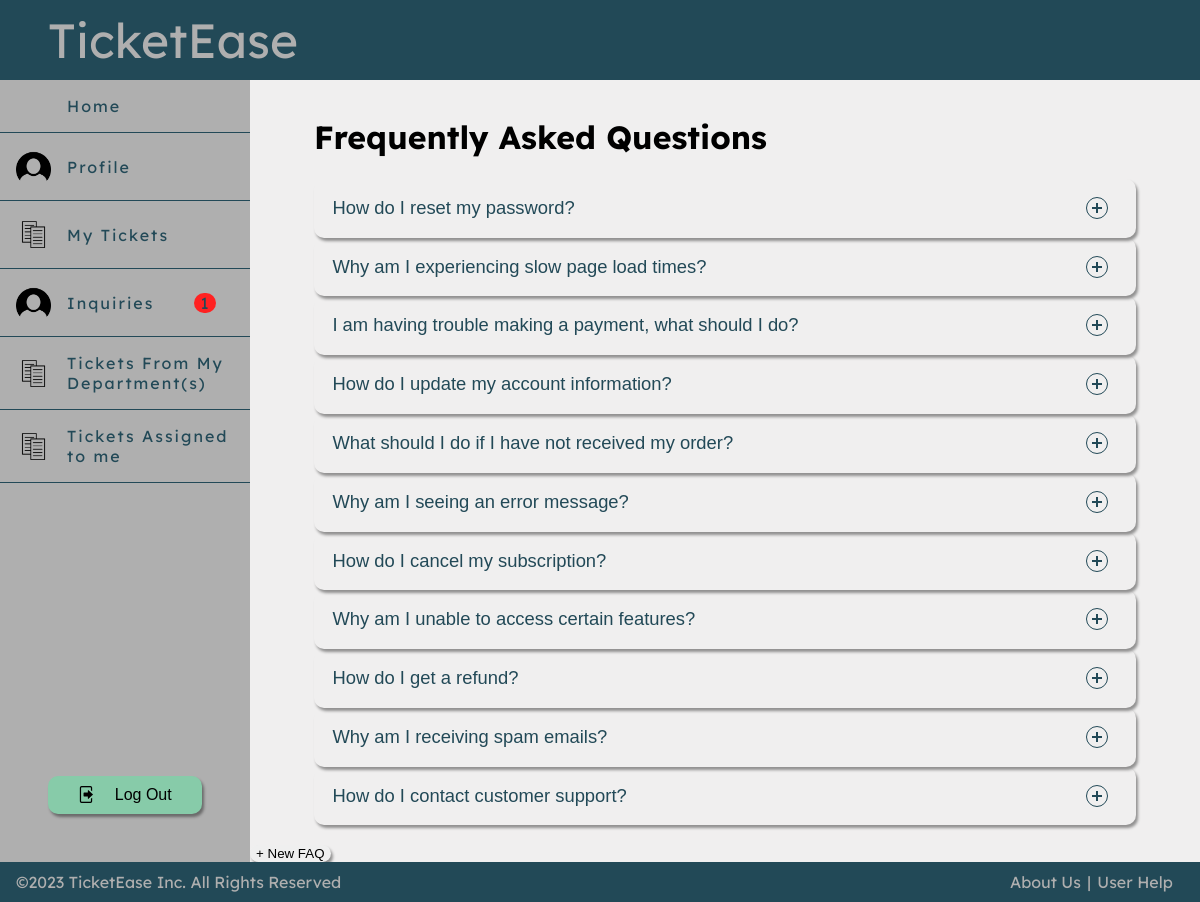
The page /pages/faq.php (signed in) on the database its author committed.
### tables this page shows
CREATE TABLE FAQ (
                     idFAQ INTEGER PRIMARY KEY AUTOINCREMENT,
                     question TEXT NOT NULL,
                     answer TEXT NOT NULL
);

### pages/faq.php (called while the page is built, shortened)
<?php
require_once(dirname(__DIR__).'/templates/faq.tpt.php');
require_once(dirname(__DIR__).'/templates/common.tpt.php');
$db = getDatabaseConnection();
$stmt = $db->prepare("Select * From FAQ");
$stmt->execute();
drawFAQ($stmt);
?>

### templates/faq.tpt.php (the view, shortened to what this page needs)
<?php function drawFAQ(PDOStatement $faqs){ ?>
<!DOCTYPE html>
<html lang="en">
  <head>
    <link rel="stylesheet" href="../css/faq.css">
  </head>
  <body>
    <div class = "FAQ_Overflow">
    <div class="container">
      <h1>Frequently Asked Questions</h1>
      <div class="accordion">
      <?php foreach ($faqs as $faq) { ?>
        <div class="accordion-item">
          <button id="accordion-button-1" aria-expanded="false">
            <span class="accordion-title">
                <?php echo $faq['question'] ?>
            </span>
            <span class="icon" aria-hidden="true"></span>
          </button>
        </div>
        <?php } ?>
      </div>
    </div>
    <button id="CreateNewFAQ" onclick="window.location.href='../pages/newFAQ.php'"> <span>+</span> New FAQ</button>
    </div>
  </body>
</html>
<?php } ?>

### css/style.css (style rules this page uses)
html { background-color: #E5E5E5; font-family: 'Lexend Deca', sans-serif; margin: 0; padding: 0; }
body { display: grid; grid-template-rows: auto 1fr auto; grid-template-columns: auto 1fr ; color:#AFAFAF; margin: 0; padding: 0; min-height: 100vh; }
button { cursor: pointer; z-index: 1; }
button { border: none; border-radius: 10px; cursor: pointer; box-shadow: 2px 3px 3px rgba(0, 0, 0, 0.4); transform: translateY(0); transition: all 0.1s; }

### css/faq.css (style rules this page uses)
.FAQ_Overflow { overflow-y: auto; }
* { box-sizing: border-box; }
*::before, *::after { box-sizing: border-box; }
body { font-family: 'Lexend Deca', sans-serif; background: #f0efef; }
.container { margin: 0em 3em; padding: 1em; border-radius: 10px; }
.container > h1 { color: black; }
.accordion { border-bottom: 1px solid #f0efef; }
.accordion button { position: relative; display: block; text-align: left; width: 100%; padding: 1em 0; color: #224957; font-size: 1.15rem; font-weight: 400; border: none; background: none; outline: none; margin-bottom: 10; }
.accordion button .accordion-title { padding: 1em 1.5em 1em 1em; }
.accordion button .icon { display: inline-block; position: absolute; top: 18px; right: 1.5em; width: 22px; height: 22px; border: 1px solid; border-radius: 22px; }
.accordion button .icon::before { display: block; position: absolute; content: ''; top: 9px; left: 5px; width: 10px; height: 2px; background: currentColor; }
.accordion button .icon::after { display: block; position: absolute; content: ''; top: 5px; left: 9px; width: 2px; height: 10px; background: currentColor; }

### rows shown on the page
faq: question "How do I reset my password?"
faq: question "Why am I experiencing slow page load times?"
faq: question "I am having trouble making a payment, what should I do?"
faq: question "How do I update my account information?"
faq: question "What should I do if I have not received my order?"
faq: question "Why am I seeing an error message?"
faq: question "How do I cancel my subscription?"
faq: question "Why am I unable to access certain features?"
faq: question "How do I get a refund?"
faq: question "Why am I receiving spam emails?"
faq: question "How do I contact customer support?"

### other values the page prints
$count_inquiries "1"
